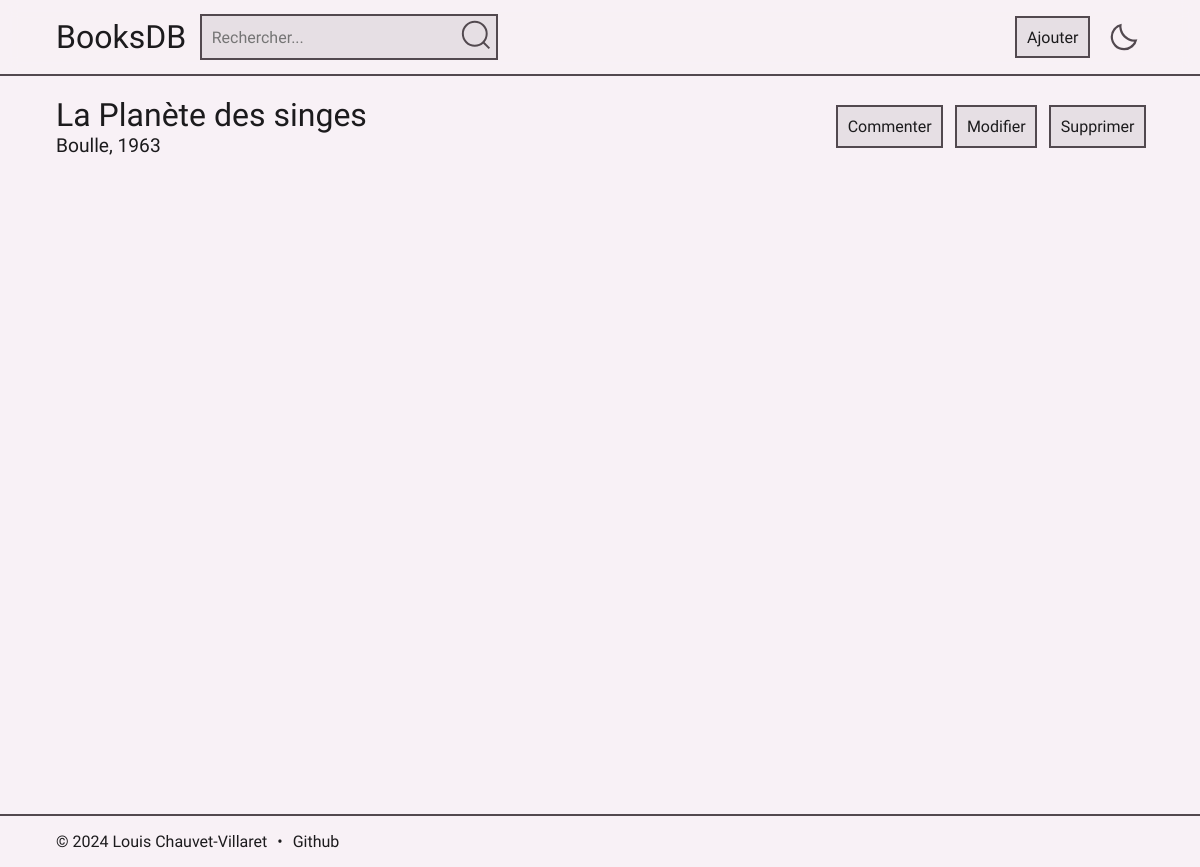
/livre?id=11, run on the app's committed database.
### tables this page shows
CREATE TABLE books (
                        id     INTEGER
                            primary key autoincrement,
                        title  TEXT    not null,
                        author TEXT    not null,
                        year   INTEGER not null
                    );

### app.py (the view)
@app.route('/livre')
def livre():
    book_id = request.args.get('id')
    data = execute_query("SELECT * FROM books WHERE id=?", [book_id], fetchone=True)
    if data:
        comments = execute_query("SELECT * FROM comments WHERE book_id=? ORDER BY id DESC", [book_id], fetchall=True)
        if comments:
            average = round(
                execute_query("SELECT AVG(rating) FROM comments WHERE book_id=?", [book_id], fetchone=True)[0], 1)
            if average.is_integer():
                average = int(average)
            return render_template('livre.html', data=data, comments=comments, average=average)
        else:
            return render_template('livre.html', data=data)
    else:
        return redirect("/recherche", 303)

### app.py (called while the page is built)
def execute_query(query, params=(), fetchone=False, fetchall=False, commit=False):
    with sqlite3.connect('books.db') as conn:
        conn.row_factory = sqlite3.Row
        cur = conn.cursor()
        cur.execute(query, params)
        if commit:
            conn.commit()
            return cur
        if fetchone:
            return cur.fetchone()
        if fetchall:
            return cur.fetchall()
        return None

### templates/livre.html (shortened to what this page needs)
{% extends 'base.html' %}
{% block content %}
    <div class="flex space">
        <div>
            <h1>{{ data['title'] }}</h1>
            <p class="rate">{{ data['author'] }}, {{ data['year'] }}</p>
        </div>
        <div class="flex">
            <button class="hover" onclick="updateDisplay('comment','flex')">Commenter</button>
            <button class="hover" onclick="updateDisplay('modify','flex')">Modifier</button>
            <button class="hover" onclick="updateDisplay('delete','flex')">Supprimer</button>
        </div>
    </div>
{% endblock %}

### static/style.css (style rules this page uses)
:root { --primary: 28, 27, 29; --secondary: 82, 73, 79; --bg2: 230, 223, 228; --bg: 248, 241, 246; color-scheme: light; }
* { margin: 0; padding: 0; box-sizing: border-box; user-select: none; font-family: "Onest", system-ui; }
body, html { overflow-x: hidden; scroll-behavior: smooth; font-optical-sizing: auto; font-style: normal; background: rgb(var(--bg)); color: rgb(var(--primary)); cursor: auto; }
body { visibility: hidden; }
.flex { display: flex; align-items: center; gap: 1rem; }
.hover { outline: 2px solid rgb(var(--secondary)); transition: transform 0.1s, box-shadow 0.1s; }
main h1 { font-size: 2rem; font-weight: normal; }
button { background: rgb(var(--bg2)); border: none; cursor: pointer; color: rgb(var(--primary)); font-size: 1rem; padding: 0.6rem; }
.rate { font-size: 1.2rem; }
.space { justify-content: space-between; }

### data on the page
books: title "La Planète des singes", author "Boulle", year "1963"
